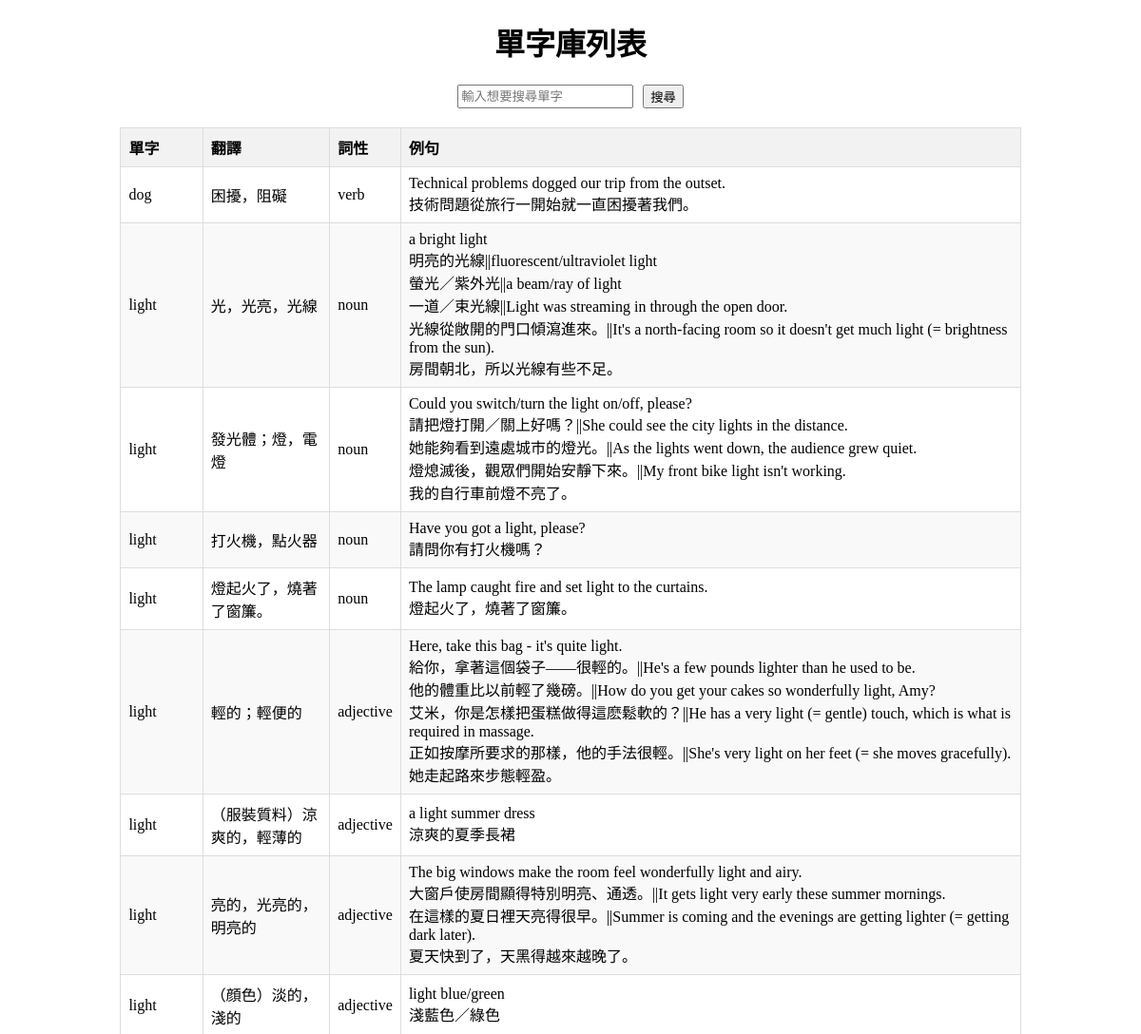
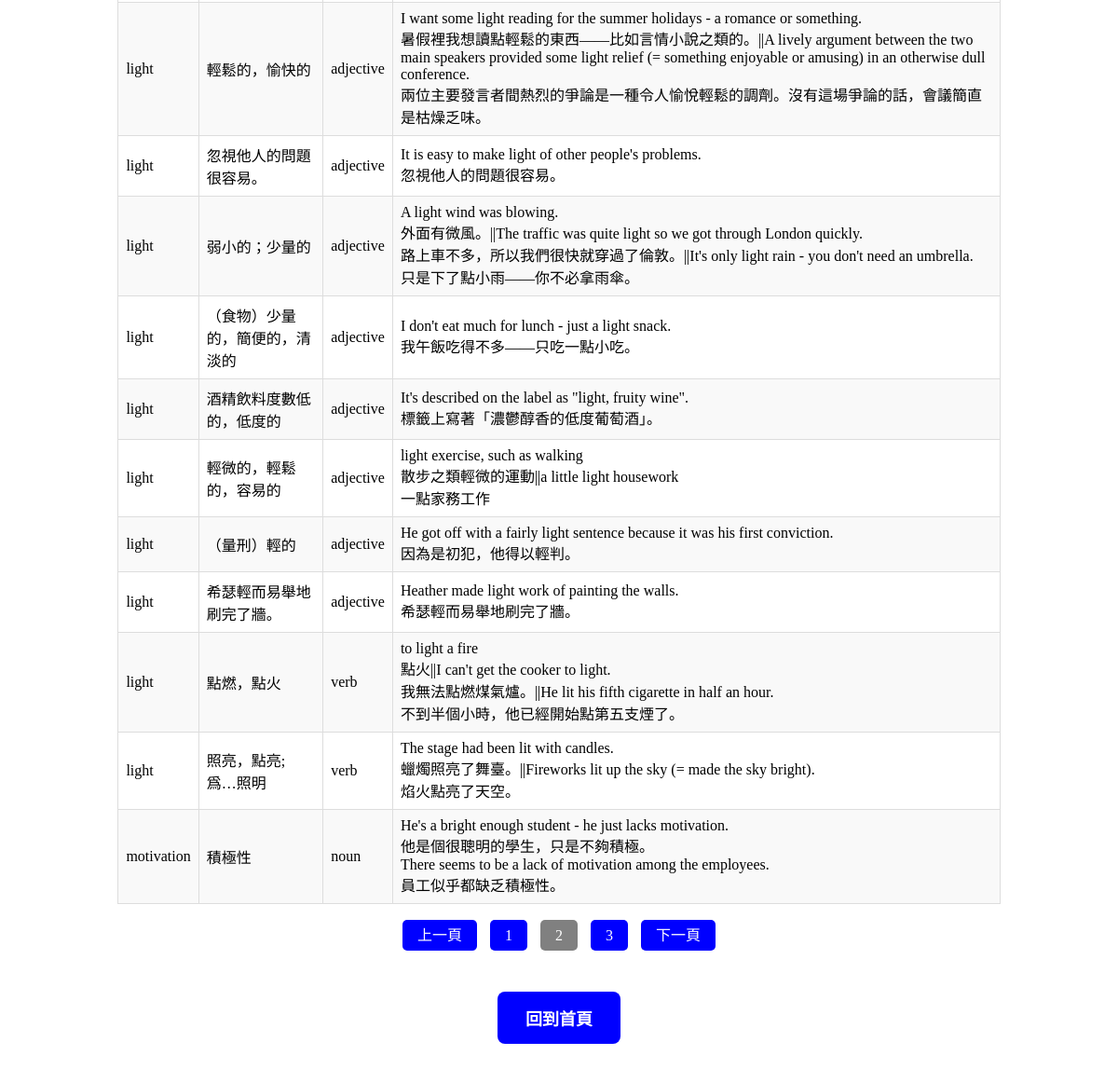
Screenshot of /list?page=2&search_word= with the database file from the repository (2 pictures, top to bottom).
### tables this page shows
CREATE TABLE vocabulary (
            id INTEGER PRIMARY KEY AUTOINCREMENT,
            word TEXT NOT NULL,
            translation TEXT NOT NULL,
            part_of_speech TEXT,
            examples TEXT
        );

### app.py (the view)
@app.route("/list", methods=["GET", "POST"])
def list_words():
    clean_database()  # 在執行查詢前清理資料庫
    search_word = request.form.get("search_word", "").strip() if request.method == "POST" else request.args.get("search_word", "").strip()
    page = int(request.args.get("page", 1))  # 獲取當前頁碼，默認為第 1 頁
    per_page = 20  # 每頁顯示的單字數量
    conn = sqlite3.connect("vocabulary.db")
    cursor = conn.cursor()
    if search_word:
        cursor.execute("""
            SELECT word, translation, part_of_speech, examples
            FROM vocabulary
            WHERE word LIKE ?
            ORDER BY word ASC
        """, (f"%{search_word}%",))
    else:
        cursor.execute("""
            SELECT word, translation, part_of_speech, examples
            FROM vocabulary
            ORDER BY word ASC
        """)
    words = cursor.fetchall()
    conn.close()
    total_words = len(words)
    total_pages = (total_words + per_page - 1) // per_page  # 計算總頁數
    start = (page - 1) * per_page
    end = start + per_page
    words_paginated = words[start:end]
    return render_template(
        "list.html",
        words=words_paginated,
        search_word=search_word,
        page=page,
        total_pages=total_pages
    )

### app.py (called while the page is built)
@app.route("/clean", methods=["GET"])
def clean_database():
        conn = sqlite3.connect("vocabulary.db")
        cursor = conn.cursor()
        cursor.execute("DELETE FROM vocabulary WHERE word IS NULL OR word = '無翻譯資料' OR translation IS NULL OR translation = '無翻譯資料'")
        cursor.execute("DELETE FROM vocabulary WHERE examples IS NULL OR examples = '無例句'")
        cursor.execute("""
            DELETE FROM vocabulary
            WHERE rowid NOT IN (
                SELECT MIN(rowid)
                FROM vocabulary
                GROUP BY word, translation, part_of_speech, examples
            )
        """)
        conn.commit()
        conn.close()

### templates/list.html (shortened to what this page needs)
<!doctype html>
<html>
  <head>
  </head>
  <body>
    <h1 style="text-align: center;">單字庫列表</h1>
    <div class="search-container">
      <form method="post" action="/list">
        <input type="text" name="search_word" placeholder="輸入想要搜尋單字" value="{{ search_word }}" />
        <button type="submit">搜尋</button>
      </form>
    </div>
    <table>
      <thead>
        <tr>
          <th>單字</th>
          <th>翻譯</th>
          <th>詞性</th>
          <th>例句</th>
        </tr>
      </thead>
      <tbody>
        {% for word, translation, part_of_speech, examples in words %}
        <tr>
          <td>{{ word }}</td>
          <td>{{ translation }}</td>
          <td>{{ part_of_speech }}</td>
          <td>{{ examples.replace('\n', '<br>')|safe if examples else '無例句' }}</td>
        </tr>
        {% endfor %}
      </tbody>
    </table>
    <div class="pagination">
      {% if page > 1 %}
      <a href="/list?page={{ page - 1 }}&search_word={{ search_word }}">上一頁</a>
      {% endif %}
      {% for p in range(1, total_pages + 1) %}
      <a href="/list?page={{ p }}&search_word={{ search_word }}" class="{{ 'active' if p == page else '' }}">{{ p }}</a>
      {% endfor %}
      {% if page < total_pages %}
      <a href="/list?page={{ page + 1 }}&search_word={{ search_word }}">下一頁</a>
      {% endif %}
    </div>
    <div style="text-align: center; margin-top: 30px;">
      <a href="/" class="back-button">回到首頁</a>
    </div>
  </body>
</html>

### templates/list.html (style rules this page uses)
table { width: 80%; margin: 20px auto; border-collapse: collapse; }
th, td { border: 1px solid #ddd; padding: 8px; text-align: left; word-wrap: break-word; white-space: normal; }
th { background-color: #f2f2f2; }
tr:nth-child(even) { background-color: #f9f9f9; }
.search-container { display: flex; justify-content: center; align-items: center; margin: 20px 0; }
.search-container form { display: flex; gap: 10px; }
.pagination { text-align: center; margin: 20px 0; }
.pagination a { margin: 0 5px; padding: 8px 16px; text-decoration: none; color: white; background-color: blue; border-radius: 5px; }
.pagination .active { background-color: gray; pointer-events: none; }
.back-button { display: inline-block; margin: 20px auto; padding: 15px 30px; font-size: 18px; color: white; background-color: blue; border: none; border-radius: 8px; cursor: pointer; text-align: center; text-decoration: none; font-weight: bold; }

### rows the page displays
vocabulary: word "dog", part_of_speech "verb", replace "Technical problems dogged our trip from the outset. 技術問題從旅行一開始就一直困擾著我們。"
vocabulary: word "light", part_of_speech "noun", replace "a bright light 明亮的光線||fluorescent/ultraviolet light 螢光／紫外光||a beam/ray of light 一道／束光線||Light was streaming in through the open door. 光線從敞開的門口傾瀉進來。||It's a north-facing room so it doesn't get much light (= brightness from the sun). 房間朝北，所以光線有些不足。"
vocabulary: word "light", part_of_speech "noun", replace "Could you switch/turn the light on/off, please? 請把燈打開／關上好嗎？||She could see the city lights in the distance. 她能夠看到遠處城市的燈光。||As the lights went down, the audience grew quiet. 燈熄滅後，觀眾們開始安靜下來。||My front bike light isn't working. 我的自行車前燈不亮了。"
vocabulary: word "light", part_of_speech "noun", replace "Have you got a light, please? 請問你有打火機嗎？"
vocabulary: word "light", part_of_speech "noun", replace "The lamp caught fire and set light to the curtains. 燈起火了，燒著了窗簾。"
vocabulary: word "light", part_of_speech "adjective", replace "Here, take this bag - it's quite light. 給你，拿著這個袋子——很輕的。||He's a few pounds lighter than he used to be. 他的體重比以前輕了幾磅。||How do you get your cakes so wonderfully light, Amy? 艾米，你是怎樣把蛋糕做得這麽鬆軟的？||He has a very light (= gentle) touch, which is what is required in massage. 正如按摩所要求的那樣，他的手法很輕。||She's very light on her feet (= she moves gracefully). 她走起路來步態輕盈。"
vocabulary: word "light", part_of_speech "adjective", replace "a light summer dress 涼爽的夏季長裙"
vocabulary: word "light", part_of_speech "adjective", replace "The big windows make the room feel wonderfully light and airy. 大窗戶使房間顯得特別明亮、通透。||It gets light very early these summer mornings. 在這樣的夏日裡天亮得很早。||Summer is coming and the evenings are getting lighter (= getting dark later). 夏天快到了，天黑得越來越晚了。"
vocabulary: word "light", part_of_speech "adjective", replace "light blue/green 淺藍色／綠色"
vocabulary: word "light", part_of_speech "adjective", replace "I want some light reading for the summer holidays - a romance or something. 暑假裡我想讀點輕鬆的東西——比如言情小說之類的。||A lively argument between the two main speakers provided some light relief (= something enjoyable or amusing) in an otherwise dull conference. 兩位主要發言者間熱烈的爭論是一種令人愉悅輕鬆的調劑。沒有這場爭論的話，會議簡直是枯燥乏味。"
vocabulary: word "light", part_of_speech "adjective", replace "It is easy to make light of other people's problems. 忽視他人的問題很容易。"
vocabulary: word "light", part_of_speech "adjective", replace "A light wind was blowing. 外面有微風。||The traffic was quite light so we got through London quickly. 路上車不多，所以我們很快就穿過了倫敦。||It's only light rain - you don't need an umbrella. 只是下了點小雨——你不必拿雨傘。"
vocabulary: word "light", part_of_speech "adjective", replace "I don't eat much for lunch - just a light snack. 我午飯吃得不多——只吃一點小吃。"
vocabulary: word "light", part_of_speech "adjective", replace "It's described on the label as \"light, fruity wine\". 標籤上寫著「濃鬱醇香的低度葡萄酒」。"
vocabulary: word "light", part_of_speech "adjective", replace "light exercise, such as walking 散步之類輕微的運動||a little light housework 一點家務工作"
vocabulary: word "light", part_of_speech "adjective", replace "He got off with a fairly light sentence because it was his first conviction. 因為是初犯，他得以輕判。"
vocabulary: word "light", part_of_speech "adjective", replace "Heather made light work of painting the walls. 希瑟輕而易舉地刷完了牆。"
vocabulary: word "light", part_of_speech "verb", replace "to light a fire 點火||I can't get the cooker to light. 我無法點燃煤氣爐。||He lit his fifth cigarette in half an hour. 不到半個小時，他已經開始點第五支煙了。"
vocabulary: word "light", part_of_speech "verb", replace "The stage had been lit with candles. 蠟燭照亮了舞臺。||Fireworks lit up the sky (= made the sky bright). 焰火點亮了天空。"
vocabulary: word "motivation", part_of_speech "noun", replace "He's a bright enough student - he just lacks motivation. 他是個很聰明的學生，只是不夠積極。 There seems to be a lack of motivation among the employees. 員工似乎都缺乏積極性。"

### other values shown
{{ p }} "1" "2" "3"
